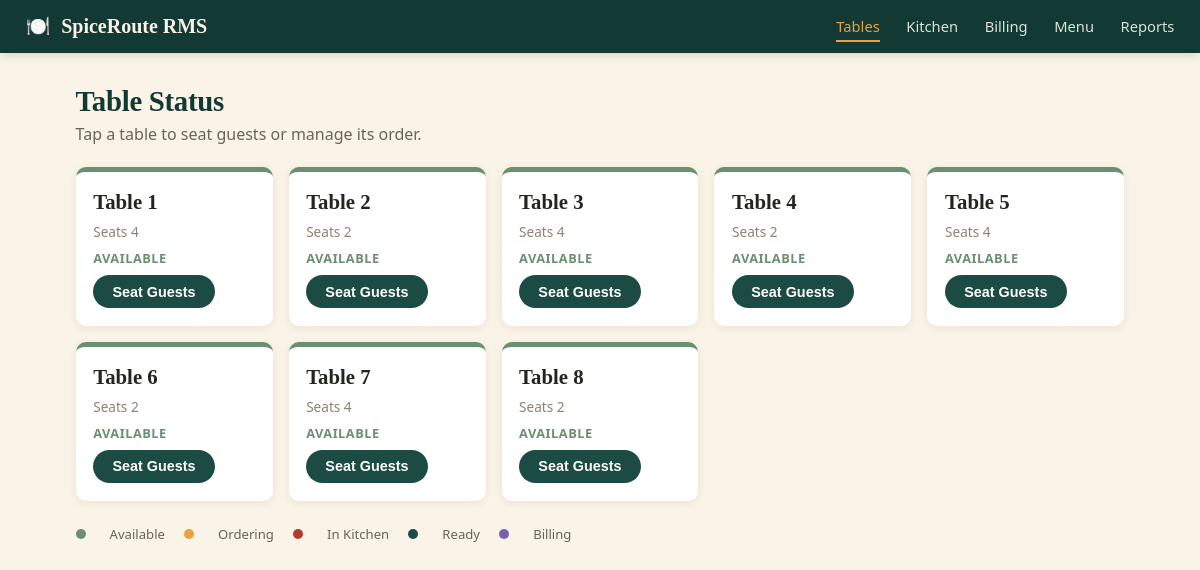
The page / on the database its author committed.
### app.py (models this page shows)
class Table(db.Model):
    id = db.Column(db.Integer, primary_key=True)
    number = db.Column(db.Integer, unique=True, nullable=False)
    capacity = db.Column(db.Integer, default=4)
    status = db.Column(db.String(20), default="available")
    orders = db.relationship("Order", backref="table", lazy=True)

### app.py (the view)
@app.route("/")
def dashboard():
    tables = Table.query.order_by(Table.number).all()
    return render_template("tables.html", tables=tables)

### templates/tables.html (shortened to what this page needs)
{% extends "base.html" %}
{% block content %}
<h1>Table Status</h1>
<p class="subtitle">Tap a table to seat guests or manage its order.</p>
<div class="table-grid">
  {% for t in tables %}
  <div class="table-card status-{{ t.status }}">
    <div class="table-num">Table {{ t.number }}</div>
    <div class="table-cap">Seats {{ t.capacity }}</div>
    <div class="table-status">{{ t.status.replace('_',' ')|title }}</div>
    {% if t.status == 'available' %}
      <form method="POST" action="{{ url_for('seat_table', table_id=t.id) }}">
        <button class="btn btn-primary" type="submit">Seat Guests</button>
      </form>
    {% elif t.status == 'ordering' %}
      {% set active_order = t.orders|selectattr('status','equalto','open')|list|last %}
      {% if active_order %}
      <a class="btn btn-secondary" href="{{ url_for('build_order', order_id=active_order.id) }}">Continue Order</a>
      {% endif %}
    {% elif t.status == 'kitchen' %}
      <a class="btn btn-secondary" href="{{ url_for('kitchen') }}">View Kitchen</a>
    {% elif t.status == 'ready' %}
      {% set ready_order = t.orders|selectattr('status','equalto','ready')|list|last %}
      {% if ready_order %}
      <a class="btn btn-primary" href="{{ url_for('bill', order_id=ready_order.id) }}">Generate Bill</a>
      {% endif %}
    {% endif %}
  </div>
  {% endfor %}
</div>
<div class="legend">
  <span class="dot status-available"></span> Available
  <span class="dot status-ordering"></span> Ordering
  <span class="dot status-kitchen"></span> In Kitchen
  <span class="dot status-ready"></span> Ready
  <span class="dot status-billing"></span> Billing
</div>
{% endblock %}

### static/style.css (style rules this page uses)
:root { --ink: #22261f; --cream: #faf3e7; --panel: #ffffff; --teal: #1b4b43; --teal-dark: #123934; --saffron: #e8a33d; --rust: #b23a2f; --sage: #6b8f71; --line: #e4dcc8; --radius: 10px; --shadow: 0 2px 8px rgba(34,38,31,0.08); }
* { box-sizing: border-box; }
body { margin: 0; font-family: "Segoe UI", -apple-system, BlinkMacSystemFont, sans-serif; background: var(--cream); color: var(--ink); }
h1, h2, h3 { font-family: Georgia, "Times New Roman", serif; font-weight: 700; margin: 0 0 0.4em; color: var(--teal-dark); }
h1 { font-size: 1.8rem; letter-spacing: -0.01em; }
.subtitle { color: #6b6355; margin-top: -0.4em; margin-bottom: 1.4em; }
.btn { display: inline-block; border: none; border-radius: 999px; padding: 0.55rem 1.2rem; font-size: 0.9rem; font-weight: 600; cursor: pointer; text-decoration: none; transition: transform 0.08s ease, box-shadow 0.15s ease; }
.btn-primary { background: var(--teal); color: #fff; }
.table-grid { display: grid; grid-template-columns: repeat(auto-fill, minmax(180px, 1fr)); gap: 1rem; margin-bottom: 1.5rem; }
.table-card { background: var(--panel); border-radius: var(--radius); box-shadow: var(--shadow); padding: 1.1rem; border-top: 5px solid var(--sage); display: flex; flex-direction: column; gap: 0.5rem; }
.table-num { font-family: Georgia, serif; font-size: 1.3rem; font-weight: 700; }
.table-cap { color: #8a8375; font-size: 0.85rem; }
.table-status { font-size: 0.8rem; font-weight: 700; text-transform: uppercase; letter-spacing: 0.04em; }
.status-available { border-top-color: var(--sage); }
.status-available .table-status { color: var(--sage); }
.status-ordering { border-top-color: var(--saffron); }
.status-kitchen { border-top-color: var(--rust); }
.status-ready { border-top-color: var(--teal); }
.status-billing { border-top-color: #7a5ea8; }
.legend { font-size: 0.82rem; color: #6b6355; display: flex; gap: 1.2rem; flex-wrap: wrap; align-items: center; }
.dot { display: inline-block; width: 10px; height: 10px; border-radius: 50%; margin-right: 0.3rem; vertical-align: middle; }
.dot.status-available { background: var(--sage); }
.dot.status-ordering { background: var(--saffron); }
.dot.status-kitchen { background: var(--rust); }
.dot.status-ready { background: var(--teal); }
.dot.status-billing { background: #7a5ea8; }

### rows shown on the page
Table: number "1", capacity "4", status.replace "AVAILABLE"
Table: number "2", capacity "2", status.replace "AVAILABLE"
Table: number "3", capacity "4", status.replace "AVAILABLE"
Table: number "4", capacity "2", status.replace "AVAILABLE"
Table: number "5", capacity "4", status.replace "AVAILABLE"
Table: number "6", capacity "2", status.replace "AVAILABLE"
Table: number "7", capacity "4", status.replace "AVAILABLE"
Table: number "8", capacity "2", status.replace "AVAILABLE"
